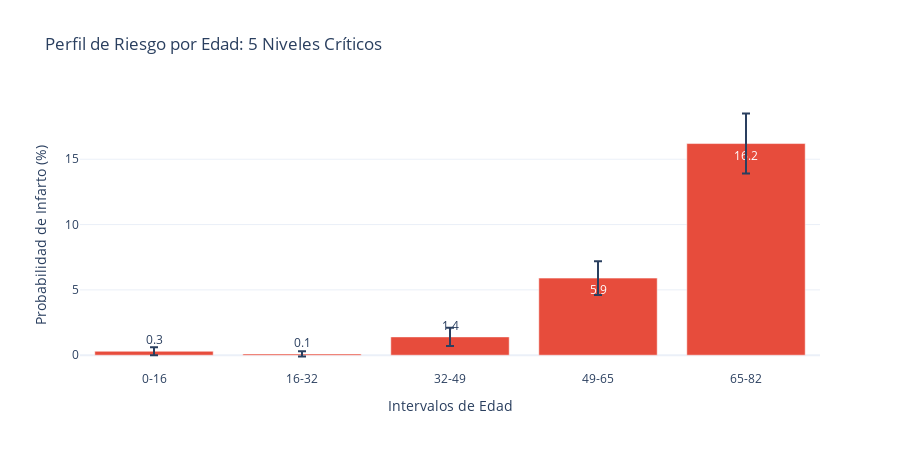
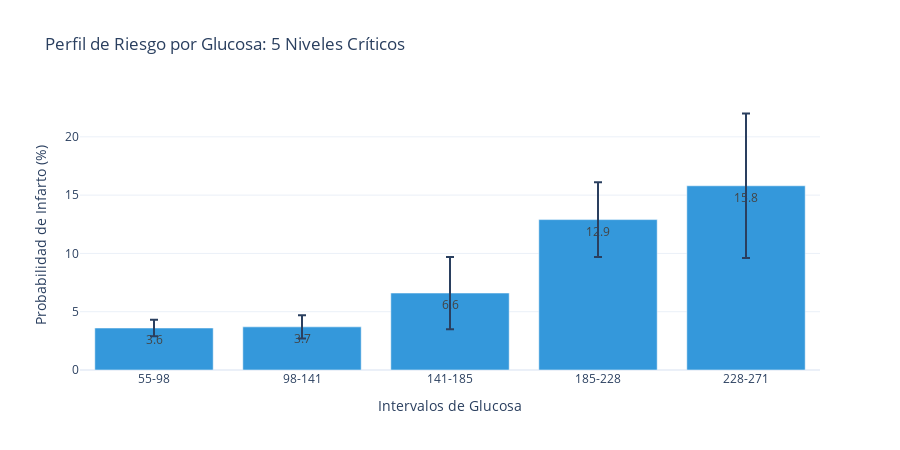
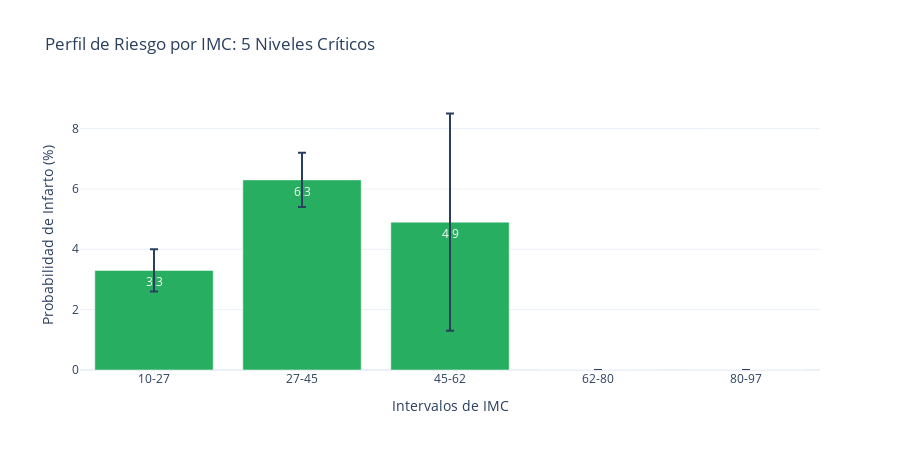

The cell these charts' notebook holds for them, in order:
### Markdown cell above
# **Análisis de Riesgo por Segmentación de Factores Críticos 🏥**

En este cuarto notebook, damos un paso definitivo desde la estadística descriptiva hacia la **inferencia clínica aplicada**. Tras haber explorado la distribución de las variables en los notebooks anteriores, aquí nos enfocamos en responder la pregunta clave: **¿Cuál es el riesgo real de infarto según el rango en el que se encuentra un paciente?**

### **Objetivos de este Análisis:**
1.  **Segmentación por Quintiles:** Dividir las variables continuas (`edad`, `glucosa`, `IMC`) en 5 niveles exactos, desde el valor mínimo real hasta el máximo registrado (0-82 años en edad, por ejemplo).
2.  **Cálculo de Incidencia Real:** Determinar el porcentaje directo de pacientes que sufrieron un infarto en cada segmento, eliminando el sesgo de "suavizado" de otros modelos.
3.  **Validación con Intervalos de Confianza (95%):** Aplicar rigor estadístico mediante barras de error para distinguir entre una tendencia real y una casualidad por falta de datos.
4.  **Identificación de Umbrales de Alerta:** Localizar los "puntos de quiebre" donde el riesgo deja de ser bajo y se convierte en una emergencia médica.

Este análisis transforma datos abstractos en una **herramienta de triaje** capaz de identificar perfiles de alto riesgo antes de entrenar cualquier modelo de IA.

### Code cell
import pandas as pd
import numpy as np
import plotly.express as px

# 1. Carga del dataset
df = pd.read_csv('dataset/healthcare-dataset-stroke-transformed.csv')

def analisis_5_niveles_exactos(df, col, nombre_visible, color_barras):
    # --- PASO 1: Definir límites basados en el Mínimo y Máximo real ---
    min_val = df[col].min()
    max_val = df[col].max()
    
    # Creamos 6 puntos para generar 5 espacios (bins)
    cortes = np.linspace(min_val, max_val, 6)
    
    # Generamos etiquetas descriptivas
    etiquetas = [f"{int(cortes[i])}-{int(cortes[i+1])}" for i in range(len(cortes)-1)]
    
    df_temp = df.copy()
    # include_lowest=True asegura que el valor mínimo (ej. 0 años) no quede fuera
    df_temp['rango'] = pd.cut(df_temp[col], bins=cortes, labels=etiquetas, include_lowest=True)
    
    # --- PASO 2: Estadísticas de Riesgo ---
    resumen = df_temp.groupby('rango', observed=True)['stroke'].agg(['mean', 'count']).reset_index()
    resumen['incidencia_%'] = (resumen['mean'] * 100).round(1)
    
    # Error estándar (Margen de confianza del 95%)
    resumen['error_±%'] = (1.96 * np.sqrt((resumen['mean'] * (1 - resumen['mean'])) / resumen['count']) * 100).round(1)
    
    # --- PASO 3: Gráfico de Barras ---
    fig = px.bar(
        resumen, x='rango', y='incidencia_%',
        error_y='error_±%',
        title=f'Perfil de Riesgo por {nombre_visible}: 5 Niveles Críticos',
        labels={'incidencia_%': '% Prob. Infarto', 'rango': f'Intervalos de {nombre_visible}'},
        text_auto=True,
        color_discrete_sequence=[color_barras]
    )
    
    fig.update_layout(template='plotly_white', height=450, yaxis_title="Probabilidad de Infarto (%)")
    fig.show()
    
    resumen.insert(0, 'Variable', nombre_visible)
    return resumen[['Variable', 'rango', 'count', 'incidencia_%', 'error_±%']]

# --- EJECUCIÓN ---
t_age = analisis_5_niveles_exactos(df, 'age', 'Edad', '#e74c3c')
t_gluc = analisis_5_niveles_exactos(df, 'avg_glucose_level', 'Glucosa', '#3498db')
t_bmi = analisis_5_niveles_exactos(df, 'bmi', 'IMC', '#27ae60')

# Unificación en Tabla Maestra
reporte_final = pd.concat([t_age, t_gluc, t_bmi]).reset_index(drop=True)
print("\n📋 REPORTE DE INCIDENCIA POR QUINTILES DE VALOR REAL")
display(reporte_final)

### Figure 1 — Plotly figure (JSON) as saved in the notebook; plotly's stock layout.template omitted (floating-point values rounded to 4 significant figures)
{"data": [{"alignmentgroup": "True", "error_y": {"array": [0.3, 0.2, 0.7, 1.3, 2.3]}, "hovertemplate": "Intervalos de Edad=%{x}<br>% Prob. Infarto=%{y}<extra></extra>", "legendgroup": "", "marker": {"color": "#e74c3c", "pattern": {"shape": ""}}, "name": "", "offsetgroup": "", "orientation": "v", "showlegend": false, "textposition": "auto", "texttemplate": "%{y}", "type": "bar", "x": ["0-16", "16-32", "32-49", "49-65", "65-82"], "xaxis": "x", "y": [0.3, 0.1, 1.4, 5.9, 16.2], "yaxis": "y"}], "layout": {"barmode": "relative", "height": 450, "legend": {"tracegroupgap": 0}, "title": {"text": "Perfil de Riesgo por Edad: 5 Niveles Críticos"}, "xaxis": {"anchor": "y", "domain": [0, 1], "title": {"text": "Intervalos de Edad"}}, "yaxis": {"anchor": "x", "domain": [0, 1], "title": {"text": "Probabilidad de Infarto (%)"}}}}

### Figure 2 — Plotly figure (JSON) as saved in the notebook; plotly's stock layout.template omitted (floating-point values rounded to 4 significant figures)
{"data": [{"alignmentgroup": "True", "error_y": {"array": [0.7, 1, 3.1, 3.2, 6.2]}, "hovertemplate": "Intervalos de Glucosa=%{x}<br>% Prob. Infarto=%{y}<extra></extra>", "legendgroup": "", "marker": {"color": "#3498db", "pattern": {"shape": ""}}, "name": "", "offsetgroup": "", "orientation": "v", "showlegend": false, "textposition": "auto", "texttemplate": "%{y}", "type": "bar", "x": ["55-98", "98-141", "141-185", "185-228", "228-271"], "xaxis": "x", "y": [3.6, 3.7, 6.6, 12.9, 15.8], "yaxis": "y"}], "layout": {"barmode": "relative", "height": 450, "legend": {"tracegroupgap": 0}, "title": {"text": "Perfil de Riesgo por Glucosa: 5 Niveles Críticos"}, "xaxis": {"anchor": "y", "domain": [0, 1], "title": {"text": "Intervalos de Glucosa"}}, "yaxis": {"anchor": "x", "domain": [0, 1], "title": {"text": "Probabilidad de Infarto (%)"}}}}

### Figure 3 — Plotly figure (JSON) as saved in the notebook; plotly's stock layout.template omitted (floating-point values rounded to 4 significant figures)
{"data": [{"alignmentgroup": "True", "error_y": {"array": [0.7, 0.9, 3.6, 0, 0]}, "hovertemplate": "Intervalos de IMC=%{x}<br>% Prob. Infarto=%{y}<extra></extra>", "legendgroup": "", "marker": {"color": "#27ae60", "pattern": {"shape": ""}}, "name": "", "offsetgroup": "", "orientation": "v", "showlegend": false, "textposition": "auto", "texttemplate": "%{y}", "type": "bar", "x": ["10-27", "27-45", "45-62", "62-80", "80-97"], "xaxis": "x", "y": [3.3, 6.3, 4.9, 0, 0], "yaxis": "y"}], "layout": {"barmode": "relative", "height": 450, "legend": {"tracegroupgap": 0}, "title": {"text": "Perfil de Riesgo por IMC: 5 Niveles Críticos"}, "xaxis": {"anchor": "y", "domain": [0, 1], "title": {"text": "Intervalos de IMC"}}, "yaxis": {"anchor": "x", "domain": [0, 1], "title": {"text": "Probabilidad de Infarto (%)"}}}}
